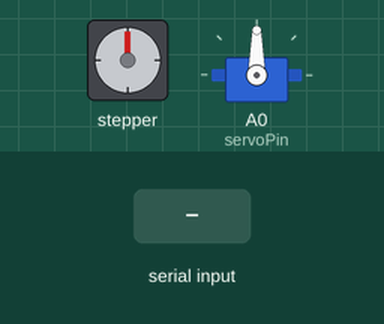
Bench run of a sketch on a simulated Arduino Uno, built with avr-gcc and run on an emulated ATmega328P. Shown: stepper motor, servo. Wiring (inferred from the names in the program): stepper motor driver (200 steps per turn assumed): step pin 2; direction pin 5; enable pin 8. Inputs (shaded band) come from the test bench. What the sketch prints to the serial monitor is not drawn.

Above: at 1.2 s.
1.3 s: "plastic\n" received over Serial
At 3.4 s:
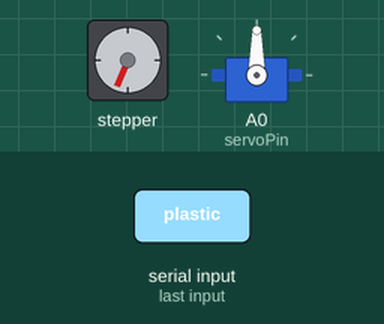
At 8.4 s:
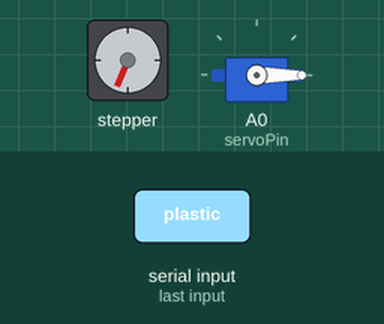
Timing chart, 0 to 14.3 s (numbered marks = the images above; inputs shaded):
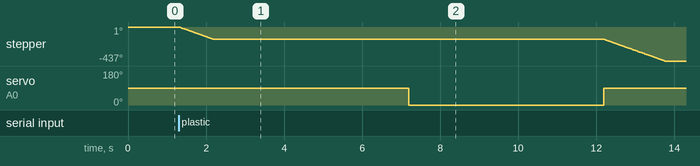

Measured:
- after the input at 1.3 s, stepper: turns 158° counter-clockwise in 0.89 s, then 279° counter-clockwise in 1.6 s; servo on A0 (servoPin): 90° → 0° after 5.9 s, → 90° 5.0 s later

The sketch:

arduino_final.ino
```cpp
#include <Servo.h>

const int enPin = 8;
const int stepXPin = 2; // X.STEP
const int dirXPin = 5;  // X.DIR

int stepPin = stepXPin;
int dirPin = dirXPin;

const int stepsPerRev = 200;
int pulseWidthMicros = 100; // microseconds

// Speed control
int initialSpeed = 2000;   // Initial speed in microseconds
int minSpeed = 500;        // Minimum speed in microseconds
int speedIncrement = 100;  // Speed increment in microseconds

int millisBtwnSteps = 10000; // Initial value

// Servo setup
Servo myservo;  // create servo object to control a servo
const int servoPin = A0;  // choose the pin for the servo

// Initial position (in steps)
int initialPosition = 0;

void setup()
{
  Serial.begin(9600);
  pinMode(enPin, OUTPUT);
  digitalWrite(enPin, LOW);
  pinMode(stepPin, OUTPUT);
  pinMode(dirPin, OUTPUT);

  myservo.attach(servoPin); // attaches the servo on pin 9 to the servo object
}

void rotateMotor(int steps, int speed)
{
  int targetPosition = initialPosition + steps;

  for (int i = initialPosition; i < targetPosition; i++)
  {
    digitalWrite(stepPin, HIGH);
    delayMicroseconds(pulseWidthMicros);
    digitalWrite(stepPin, LOW);
    delayMicroseconds(speed);
  }

  initialPosition = targetPosition % stepsPerRev; // Update the initial position
}

void loop()
{
  unsigned long startTime = millis();
  int choice = 0;

  while (millis() - startTime < 5000 && Serial.available() == 0)
  {
    // Wait for user input or 5 seconds timeout
  }

  if (Serial.available() > 0)
  {
      String receivedMessage = Serial.readStringUntil('\n');

    // Process the received message accordingly


      if(receivedMessage == "metal"){
        //Serial.println(F("No rotation"));
        rotateMotor(0, 0);
        delay(5000); // Wait for 5 seconds

        // Servo rotation
        myservo.write(0);  // rotate the servo to 90 degrees
        delay(5000);  // wait for 5 seconds
        myservo.write(90);

        //Serial.println(F("No rotation"));
        rotateMotor(0, 0);
        //Serial.write("ResumeDetection");
        Serial.println("ResumeDetection");
      }
      else if(receivedMessage == "plastic"  || receivedMessage == "glass" ){
        //Serial.println(F("Rotating 120 degrees clockwise"));
        rotateMotor((stepsPerRev * 4) / 9, millisBtwnSteps); // 120 degrees
        delay(5000); // Wait for 5 seconds

        // Servo rotation
        myservo.write(0);  // rotate the servo to 90 degrees
        delay(5000);  // wait for 5 seconds
        myservo.write(90);

        //Serial.println(F("Rotating 120 degrees counterclockwise"));
        rotateMotor((stepsPerRev * 7) / 9, millisBtwnSteps); // Reverse 120 degrees
        //Serial.write("ResumeDetection");
        Serial.println("ResumeDetection");
      }
      else if(receivedMessage == "paper"){
        //Serial.println(F("Rotating 240 degrees clockwise"));
        rotateMotor((stepsPerRev * 7) / 9, millisBtwnSteps); // 240 degrees
        delay(5000); // Wait for 5 seconds

        // Servo rotation
        myservo.write(0);  // rotate the servo to 90 degrees
        delay(5000);  // wait for 5 seconds
        myservo.write(90);

        //Serial.println(F("Rotating 240 degrees counterclockwise"));
        rotateMotor((stepsPerRev * 4) / 9, millisBtwnSteps); // Reverse 240 degrees
        //Serial.write("ResumeDetection");
        Serial.println("ResumeDetection");
      }
      else{
        //Serial.println("Uauthorized Object");
        //Serial.write("ResumeDetection");
        Serial.println("ResumeDetection");
      }
  }
}
```
